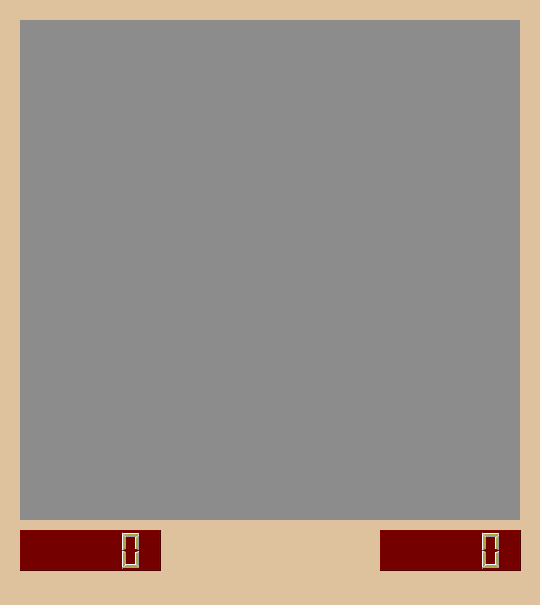
<?xml version="1.0" encoding="UTF-8"?>
<ui version="4.0">
 <class>MainWindow</class>
 <widget class="QMainWindow" name="MainWindow">
  <property name="geometry">
   <rect>
    <x>0</x>
    <y>0</y>
    <width>540</width>
    <height>605</height>
   </rect>
  </property>
  <property name="windowTitle">
   <string>Уровень</string>
  </property>
  <property name="windowIcon">
   <iconset>
    <normaloff>images/KMines.png</normaloff>images/KMines.png</iconset>
  </property>
  <property name="styleSheet">
   <string notr="true">background-color: rgb(222, 194, 157);</string>
  </property>
  <property name="iconSize">
   <size>
    <width>40</width>
    <height>40</height>
   </size>
  </property>
  <widget class="QWidget" name="centralwidget">
   <widget class="QWidget" name="widget" native="true">
    <property name="geometry">
     <rect>
      <x>20</x>
      <y>20</y>
      <width>500</width>
      <height>500</height>
     </rect>
    </property>
    <property name="cursor">
     <cursorShape>ArrowCursor</cursorShape>
    </property>
    <property name="styleSheet">
     <string notr="true">background-color: rgb(140, 140, 140);</string>
    </property>
   </widget>
   <widget class="QLCDNumber" name="LCD_count_flag">
    <property name="geometry">
     <rect>
      <x>20</x>
      <y>530</y>
      <width>141</width>
      <height>41</height>
     </rect>
    </property>
    <property name="cursor">
     <cursorShape>ForbiddenCursor</cursorShape>
    </property>
    <property name="styleSheet">
     <string notr="true">font: 20pt &quot;Times New Roman&quot;;
color: rgb(170, 170, 73);
background-color: rgb(116, 0, 0);</string>
    </property>
   </widget>
   <widget class="QLCDNumber" name="lcdNumber_2">
    <property name="geometry">
     <rect>
      <x>380</x>
      <y>530</y>
      <width>141</width>
      <height>41</height>
     </rect>
    </property>
    <property name="cursor">
     <cursorShape>ForbiddenCursor</cursorShape>
    </property>
    <property name="styleSheet">
     <string notr="true">font: 20pt &quot;Times New Roman&quot;;
color: rgb(170, 170, 73);
background-color: rgb(116, 0, 0);</string>
    </property>
   </widget>
  </widget>
  <widget class="QMenuBar" name="menubar">
   <property name="geometry">
    <rect>
     <x>0</x>
     <y>0</y>
     <width>540</width>
     <height>20</height>
    </rect>
   </property>
  </widget>
 </widget>
 <resources/>
 <connections/>
</ui>
